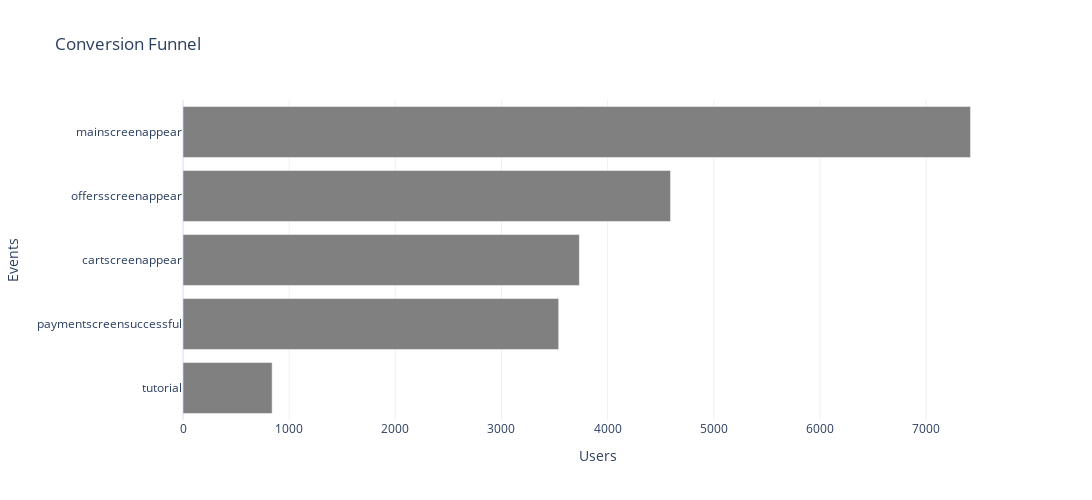

Notebook code cell kept with this figure:
### Code cell
plot_horizontal_bar_plotpx(df_fs_events, x='users', y='eventname', title='Conversion Funnel', xlabel='Users', ylabel='Events', sort=True)

### Figure 1 — Plotly figure (JSON) as saved in the notebook; plotly's stock layout.template omitted (floating-point values rounded to 4 significant figures)
{"data": [{"hovertemplate": "users=%{x}<br>eventname=%{y}<extra></extra>", "legendgroup": "", "marker": {"color": "grey", "pattern": {"shape": ""}}, "name": "", "orientation": "h", "showlegend": false, "textposition": "auto", "type": "bar", "x": [840, 3539, 3734, 4593, 7419], "xaxis": "x", "y": ["tutorial", "paymentscreensuccessful", "cartscreenappear", "offersscreenappear", "mainscreenappear"], "yaxis": "y"}], "layout": {"barmode": "relative", "height": 500, "legend": {"tracegroupgap": 0}, "title": {"text": "Conversion Funnel"}, "width": 1200, "xaxis": {"anchor": "y", "domain": [0, 1], "title": {"text": "Users"}}, "yaxis": {"anchor": "x", "domain": [0, 1], "title": {"text": "Events"}}}}
